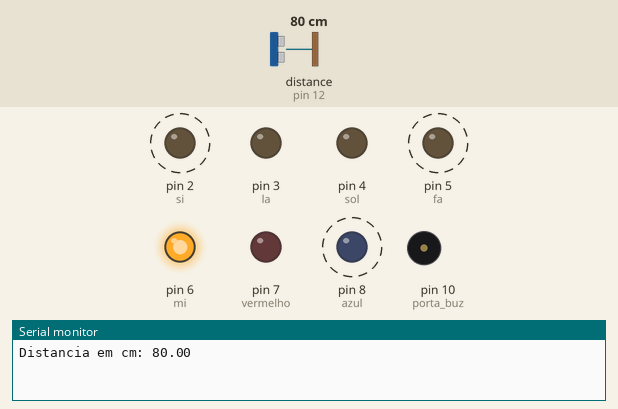
Bench run of a sketch on a simulated Arduino Uno, built with avr-gcc and run on an emulated ATmega328P. Shown: output pins drawn as LEDs (lit = HIGH), buzzer (waves = sounding), the last lines printed to the serial monitor. Dashed ring = blinking. The inputs (shaded band) are chosen by the test bench; at power-on: distance to the obstacle (sensor on pin 12) 80 cm. The echo pulse lasts 58.3 µs per cm; pins used as bus, display or sensor lines are not drawn.

Above: at 1.6 s.
1.7 s: distance to the obstacle (sensor on pin 12) set to 62 cm
At 2.8 s:
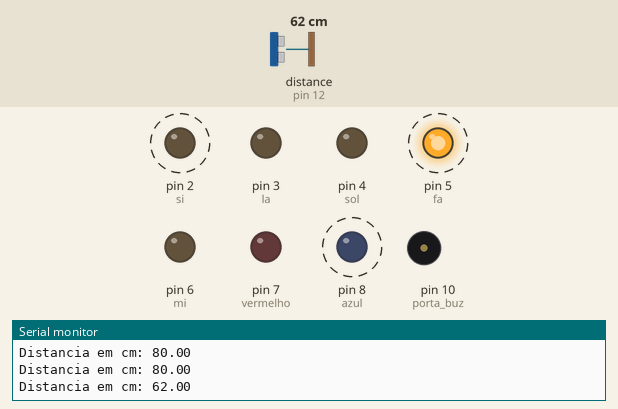
5.2 s: distance to the obstacle (sensor on pin 12) set to 54 cm
At 6.11 s:
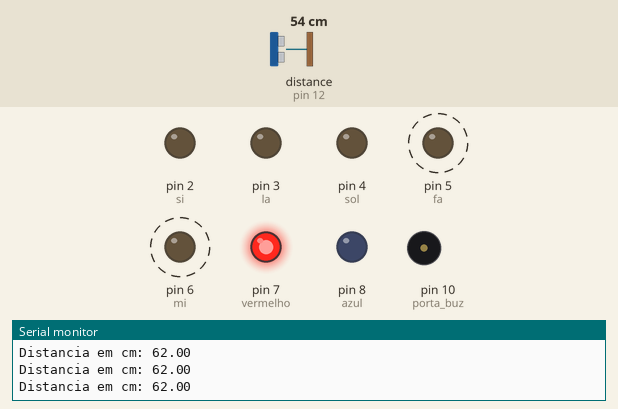
At 6.86 s:
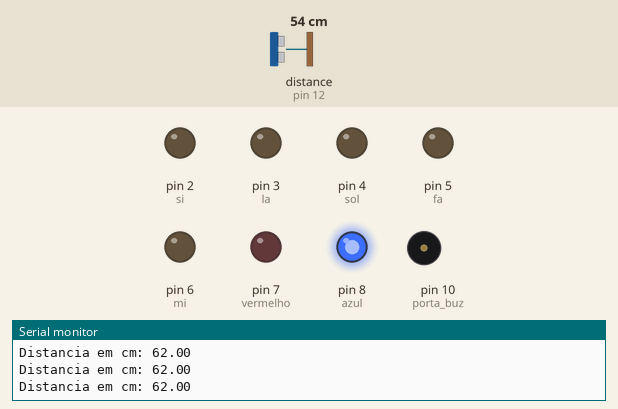
Timing chart, 0 to 14.0 s (numbered marks = the images above; inputs shaded):
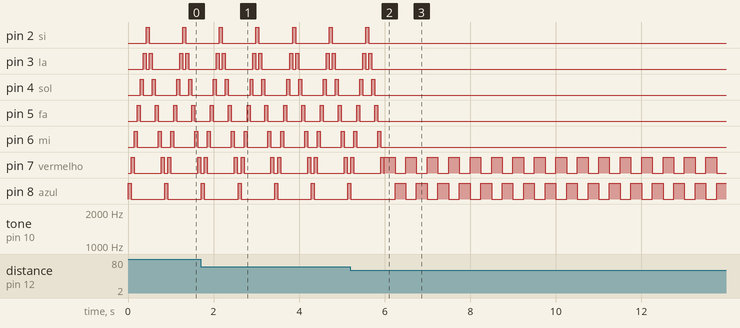

The sketch:

Musical_Arduino_-_IDE_Code.ino
```cpp
#include <Ultrasonic.h>


int azul = 8; // Led Azul
int vermelho = 7; // Led Vermelho
int tempo = 100; //variável usada para definir o tempo de acionamento do buzzer
int frequencia = 0; //variável usada para armazenar a frequencia que será usada no acionamento do buzzer
unsigned long millisTarefa1 = millis(); //variável que recebe o tempo atual em milissegundos
int temp = 250; //variável usada para definir o tempo de acionamento do led


int doo = 8; // Led Azul
int re = 7; // Led Vermelho
int mi = 6; // Led Verde
int fa = 5; // Led Branco
int sol = 4; // Led Vermelho
int la = 3; // Led Amarelo
int si = 2; // Led Verde
int porta_buz = 10; // Buzzer
int pino_echo = 12; // Pino echo sensor ultrassônico
int pino_trig = 11; // Pino trig sensor ultrassônico


float leitura;
float d;
float d1 = 9.5;
float d2 = 19.5;
float d3 = 29;
float d4 = 38.5;
float d5 = 48.5;
float d6 = 58;
float d7 = 70;
float d8 = 80;

int porta = "nota";

Ultrasonic sensor_us(pino_trig, pino_echo);


char* do_re_mi[] = {"Do", "Pausa", "Re", "Pausa", "Mi", "Pausa", "Fa", "Repete", "Fa", "Repete", "Fa", "Pausa", "Do", "Pausa", "Re", "Pausa", "Do", "Pausa", "Re", "Repete", "Re", "Repete", "Re", "Pausa", "Do", "Pausa", "Sol", "Pausa", "Fa", "Pausa", "Mi", "Repete", "Mi", "Repete", "Mi", "Pausa", "Do", "Pausa", "Re", "Pausa", "Mi", "Pausa", "Fa", "Repete", "Fa", "Repete", "Fa", "Fim"}; //Do re mi fa fa fa
int duracao_do_re_mi[] = {250, 50, 250, 50, 250, 50, 500, 50, 250, 50, 500, 50, 250, 50, 250, 50, 250, 50, 500, 50, 250, 50, 500, 50, 250, 50, 250, 50, 250, 50, 500, 50, 250, 50, 500, 50, 250, 50, 250, 50, 250, 50, 500, 50, 250, 50, 500, 0};

char* champions_refrao[] = {"Fa#", "Pausa", "Sol", "Repete", "Sol", "Repete", "Sol", "Repete", "Sol", "Repete", "Sol", "Pausa", "Mi", "Pausa", "La", "Pausa", "Fa", "Pausa", "Do", "Pausa", "Mi", "Repete", "Mi", "Pausa", "Fa#", "Repete", "Fa#", "Fim"};
int duracao_champions_refrao[] = {500, 50, 900, 50, 1400, 1000, 500, 50, 1000, 50, 1400, 900, 500, 50, 950, 50, 500, 50, 500, 50, 1400, 500, 300, 50, 1000, 50, 1400, 0};

char* star_wars[] = {"La","Pausa", "La", "Pausa", "La", "Pausa", "Fa", "Do", "La", "Pausa", "Fa", "Do", "La","Pausa","Mi","Pausa","Mi","Pausa","Mi","Pausa","Fa","Do","Sol","Pausa","Fa","Do","La","Pausa","La","Pausa","La","Pausa","La","Pausa","La","Pausa","Sol#","Pausa","Sol","Fa#","Fa","Fa#","Fim"}; //Marcha Imperial
int duracao_star_wars[] = {400, 100, 400, 100, 400, 100, 300, 200, 300, 100, 300, 200, 300, 200, 400, 100, 400, 100, 400, 100, 300, 300, 200, 100 , 300, 300, 200, 200, 400, 50, 400, 50, 400, 50, 400, 50, 300, 50, 300, 200, 200, 200};

char* harry_potter[] = {"Mi", "Pausa", "La", "Pausa", "Do", "Pausa", "Si", "Pausa", "La", "Pausa", "Mi", "Pausa", "Re", "Pausa", "Si", "Pausa", "La", "Pausa", "Do", "Pausa", "Si", "Pausa", "Sol", "Pausa", "La#", "Pausa", "Mi", "Repete", "Mi", "Pausa", "La", "Pausa", "Do", "Pausa", "Si", "Pausa", "La", "Pausa", "Mi", "Pausa", "Fa", "Pausa", "Sol#", "Repete", "Sol#", "Pausa", "Do#", "Pausa", "Sol", "Pausa", "Mi", "Pausa", "Re#", "Repete", "Re#", "Pausa", "Do", "Pausa", "La", "Fim"};
int duracao_harry_potter[] = {400, 50, 600, 50, 200, 50, 400, 50, 800, 50, 400, 50, 1000, 50, 1000, 50, 600, 50, 200, 50, 400, 50, 800, 50, 400, 50, 1000, 1000, 400, 50, 600, 50, 200, 50, 400, 50, 800, 50, 400, 50, 800, 50, 400, 50, 600, 50, 400, 50, 600, 50, 200, 50, 400, 50, 800, 50, 400, 50, 800, 3000};


char* dragon_ball[] = {"Sol", "Repete", "Sol", "Pausa", "Mi", "Pausa", "Fa", "Pausa", "Sol", "Pausa", "La", "Pausa", "Sol", "Pausa", "Fa", "Pausa", "Mi", "Pausa", "Re", "Pausa", "Mi", "Repete", "Mi", "Pausa", "Do", "Pausa", "Re", "Pausa", "Mi", "Pausa", "Fa", "Pausa", "Mi", "Pausa", "Re", "Pausa", "Do", "Pausa", "Si", "Pausa", "La", "Repete", "La", "Pausa", "Do", "Pausa", "La", "Pausa", "Sol", "Pausa", "Do", "Pausa", "Re", "Pausa", "Mi", "Pausa", "Fa", "Pausa", "Mi", "Pausa", "Re", "Pausa", "Do", "Pausa", "Re", "Repete", "Re", "Pausa", "Do", "Pausa", "Si", "Pausa", "Do", "Fim"};
int duracao_dragon_ball[] = {500, 5, 500, 5, 250, 5, 250, 5, 250, 5, 250, 5, 500, 5, 500, 5, 500, 5, 500, 5, 500, 5, 500, 5, 250, 5, 250, 5, 250, 5, 250, 5, 500, 5, 500, 5, 500, 5, 500, 500, 250, 5, 250, 5, 500, 5, 500, 5, 1000, 5, 500, 5, 250, 5, 250, 5, 500, 5, 500, 5, 500, 5, 250, 5, 250, 5, 1000, 5, 500, 5, 500, 5, 3000, 0};


void setup() {
  pinMode(doo, OUTPUT);
  pinMode(re, OUTPUT);
  pinMode(mi, OUTPUT);
  pinMode(fa, OUTPUT);
  pinMode(sol, OUTPUT);
  pinMode(la, OUTPUT);
  pinMode(si, OUTPUT);
  pinMode(porta_buz, OUTPUT);
  Serial.begin(9600);

}


void loop() {
  d = sensor_us.read();
  if (d < d1) {
    tocar(do_re_mi, duracao_do_re_mi);
    digitalWrite(porta_buz, HIGH);
    delay(3000);
  }
  else if (d1 <= d && d <= d2) {
    tocar(champions_refrao, duracao_champions_refrao);
    digitalWrite(porta_buz, HIGH);
    delay(3000);
  }
  else if (d2 <= d && d <= d3) {
    tocar(star_wars, duracao_star_wars);
    digitalWrite(porta_buz, HIGH);
    delay(3000);
  }
  else if (d3 <= d && d <= d4) {
    tocar(harry_potter, duracao_harry_potter);
  }
  else if (d4 <= d && d <= d5) {
    tocar(dragon_ball, duracao_dragon_ball);
    digitalWrite(porta_buz, HIGH);
    delay(3000);
  }
  else if (d5 <= d && d <= d6) {
    sirene();
    digitalWrite(vermelho, LOW);
    digitalWrite(azul, LOW);
  }
  else {
  digitalWrite(porta_buz, HIGH);
  piscar_leds();
  }


  Serial.print("Distancia em cm: ");
  Serial.print(d);
  Serial.println();
  delay(10);
}


void tocar(char* mus[], int tempo[]){
  int tom = 0;
  for(int i = 0; mus[i]!="Fim";i++){
    porta_buz = 10;
    if(mus[i] == "Do") tom = 1052, porta = doo;
    if(mus[i] == "Re") tom = 1178, porta = re;
    if(mus[i] == "Mi") tom = 1326, porta = mi;
    if(mus[i] == "Fa") tom = 1402, porta = fa;
    if(mus[i] == "Sol") tom = 1584, porta = sol;
    if(mus[i] == "La") tom = 1774, porta = la;
    if(mus[i] == "Si") tom = 2000, porta = si;


    if(mus[i] == "Do#") tom = 1115, porta = doo;
    if(mus[i] == "Re#") tom = 1250, porta = re;
    if(mus[i] == "Fa#") tom = 1486, porta = fa;
    if(mus[i] == "Sol#") tom = 1669, porta = sol;
    if(mus[i] == "La#") tom = 1875, porta = la;

    if(mus[i] == "Pausa") tom = 30000, porta_buz = 9, digitalWrite(porta_buz, HIGH);
    if(mus[i] == "Repete") tom = 30000, porta_buz = 9, digitalWrite(porta_buz, HIGH), porta = 15;

    digitalWrite(porta, HIGH);
    if (tom > 0) {
      tone(porta_buz, tom, tempo[i]);
      delay(tempo[i]);
      digitalWrite(porta_buz, HIGH);
    }
    else {
      digitalWrite(porta_buz, LOW);
      delay(tempo[i]);
    }
    digitalWrite(porta, LOW);
  }
}


void led_sirene() {
  if (millis() - millisTarefa1 > temp) { //Se o resultado da subtração de millis() - millisTarefa1 for maior que temp (250 milissegundo)
    digitalWrite(azul, HIGH); //Liga o Led azul
    digitalWrite(vermelho, LOW);
  } else { //Senão
    digitalWrite(azul, LOW); //Desliga o azul
    digitalWrite(vermelho, HIGH); //Liga o Led vermelho
  }
  if ((millis() - millisTarefa1) > (2 * temp)) { //Se o resultado da subtração de millis() - millisTarefa1 for maior que 2 vezes temp (500 milissegundo)
    millisTarefa1 = millis(); //Atribui a millisTarefa1 o valor de millis()
  }
}


void sirene() {
  for (int i = 0; i < 3; i++){
    for (frequencia = 150; frequencia < 1800; frequencia += 1) { //Define frequencia igual a 150; verifica se frequencia é menor que 1800; realiza a soma frequencia = frequencia + 1
      led_sirene(); //Chama a função led_sirene
      tone(porta_buz, frequencia, tempo); //Aciona o led com frequência definida pelo for e tempo igual a 100 milissegundos
      delay(1); //delay de 1 milissegundos
    }
    for (frequencia = 1800; frequencia > 150; frequencia -= 1) { //Define frequencia igual a 1800; verifica se frequencia é maior que 150; realiza a subtração frequencia = frequencia - 1
      led_sirene(); //Chama a função led_sirene
      tone(porta_buz, frequencia, tempo); //Aciona o led com frequência definida pelo for e tempo igual a 100 milissegundos
      delay(1); //delay de 1 milissegundos
    }
  }
}


void piscar_leds() {
  digitalWrite(doo, HIGH);
  delay(70);
  digitalWrite(doo, LOW);
  digitalWrite(re, HIGH);
  delay(70);
  digitalWrite(re, LOW);
  digitalWrite(mi, HIGH);
  delay(70);
  digitalWrite(mi, LOW);
  digitalWrite(fa, HIGH);
  delay(70);
  digitalWrite(fa, LOW);
  digitalWrite(sol, HIGH);
  delay(70);
  digitalWrite(sol, LOW);
  digitalWrite(la, HIGH);
  delay(70);
  digitalWrite(la, LOW);
  digitalWrite(si, HIGH);
  delay(70);
  digitalWrite(si, LOW);
  digitalWrite(la, HIGH);
  delay(70);
  digitalWrite(la, LOW);
  digitalWrite(sol, HIGH);
  delay(70);
  digitalWrite(sol, LOW);
  digitalWrite(fa, HIGH);
  delay(70);
  digitalWrite(fa, LOW);
  digitalWrite(mi, HIGH);
  delay(70);
  digitalWrite(mi, LOW);
  digitalWrite(re, HIGH);
  delay(70);
  digitalWrite(re, LOW);
  digitalWrite(doo, HIGH);
  digitalWrite(doo, LOW);
}
```

Measured:
- the behaviour switches between 59 and 58 cm on distance to the obstacle (sensor on pin 12) (found by bisection; images 1 and 2)
- after the input at 5.2 s, pin 2 (si): goes on until 5.6 s, then stays LOW; pin 3 (la): goes on until 5.7 s, then stays LOW; pin 4 (sol), pin 5 (fa): goes on until 5.8 s, then stays LOW; pin 6 (mi): goes on until 5.9 s, then stays LOW
- by itself, pin 2 (si): alternates HIGH for 0.07 s and LOW for 0.78 s
- by itself, pin 3 (la): repeats every 0.85 s: LOW 0.07 s, HIGH 0.07 s, LOW 0.64 s, HIGH 0.07 s
- by itself, pin 4 (sol): repeats every 0.85 s: LOW 0.21 s, HIGH 0.07 s, LOW 0.50 s, HIGH 0.07 s
- by itself, pin 5 (fa): alternates HIGH for 0.07 s and LOW for 0.35 s
- by itself, pin 6 (mi): repeats every 0.85 s: LOW 0.49 s, HIGH 0.07 s, LOW 0.22 s, HIGH 0.07 s
- by itself, pin 8 (azul): repeats every 0.50 s: HIGH 0.25 s, LOW 0.25 s
